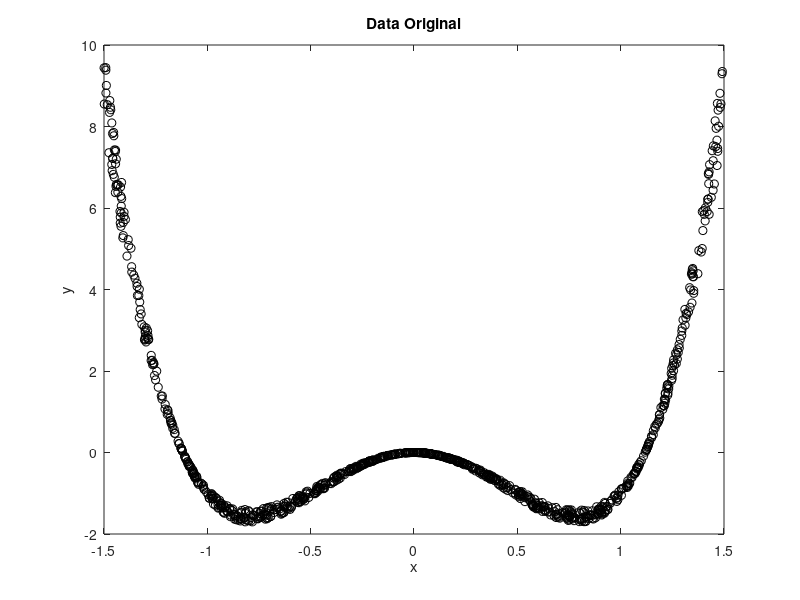

Recreate this plot in MATLAB. (Note: this script raises an error after producing the figure.)
%%SE DEBEN DE CARGAR LOD DATOS EN X E Y
%X E Y DEBEN DE SER UN VECTOR FILA 
clear;clc;
load('Polinomio4.mat','x','y')
%%
%%%%%%VISUALIZAR LA DATA PARA CHECAR CUAL GRADO DE POLINOMIO PODRIA SER
figure
plot(x,y,'ok')
xlabel('x')
ylabel('y')
title('Data Original')
%%
%%%%%INGRESAR LOS DATOS CORRESPONDENTES DE LOS QUE SE DESEA LA REGRESIÓN
%THETA DEBE DE SER UN VECTOR FILA
orden=4;
alpha=0.001;
theta=zeros(1,orden);
b=0;
epochs=90000;
%%
%%%%%%%%%%%%%%%ENTRENAR LA REGRESIÓN%%%%%%%%%%%%%%%%%%
[theta,b,MSE]=Entrenamiento(x,y,theta,b,alpha,orden,epochs);
%%
%%%%%%%%%%%%GRAFICAT ELPOLINOMIO Y COMPARAR%%%%%%%%%%%%
PlotLinear(x,y,theta,b,orden,MSE)
%%
function [THETA,B]=ActualizarPesos(X,Y,THETA,B,ALPHA,ORDEN)
    N=length(X);
    dTheta=zeros(1,ORDEN);
    dB=0;
    f=zeros(1,N);
    for i=1:N
        for j=1:ORDEN
            f(1,i)=f(1,i)+(X(i)^j)*THETA(j);
        end
    end
    f=Y-(f+B);
    for i=1:ORDEN
        dTheta(i)=sum(-2*(X.^i).*f)/N;
    end
    dB=sum(-2*f)/N;
    THETA=THETA-(ALPHA*dTheta);
    B=B-(ALPHA*dB);
end

function Error=MeanSquareError(X,Y,THETA,B,ORDEN)
    N=length(X);
    f=zeros(1,N);
    for i=1:N
        for j=1:ORDEN
            f(1,i)=f(1,i)+(X(i)^j)*THETA(j);
        end
    end
    f=Y-(f+B);
    Error=sum(f.^2)/N;
end

function [THETA,B,VECERROR]=Entrenamiento(X,Y,THETA,B,ALPHA,ORDEN,EPOCHS)
    VECERROR=zeros(1,EPOCHS);
    for k=1:EPOCHS
        [THETA,B]=ActualizarPesos(X,Y,THETA,B,ALPHA,ORDEN);
        VECERROR(k)=MeanSquareError(X,Y,THETA,B,ORDEN);
    end
end

function PlotLinear(X,Y,THETA,B,ORDEN,MSE)
    X2=min(X):0.01:max(X);
    N=length(X2);
    Y2=zeros(1,N);
    for l=1:N
        for h=1:ORDEN
            Y2(l)=Y2(l)+(X2(l)^h)*THETA(h);
        end
    end
    Y2=Y2+B;
    figure
    plot(X,Y,'o')
    hold on
    plot(X2,Y2,'LineWidth',3)
    xlabel('x')
    ylabel('y')
    title('Regresión de grado',ORDEN)
    legend('Datos','Regresión')
    hold off
    figure
    plot(MSE)
    xlabel('Epochs')
    ylabel('Error')
    title('Mean Square Error')
end